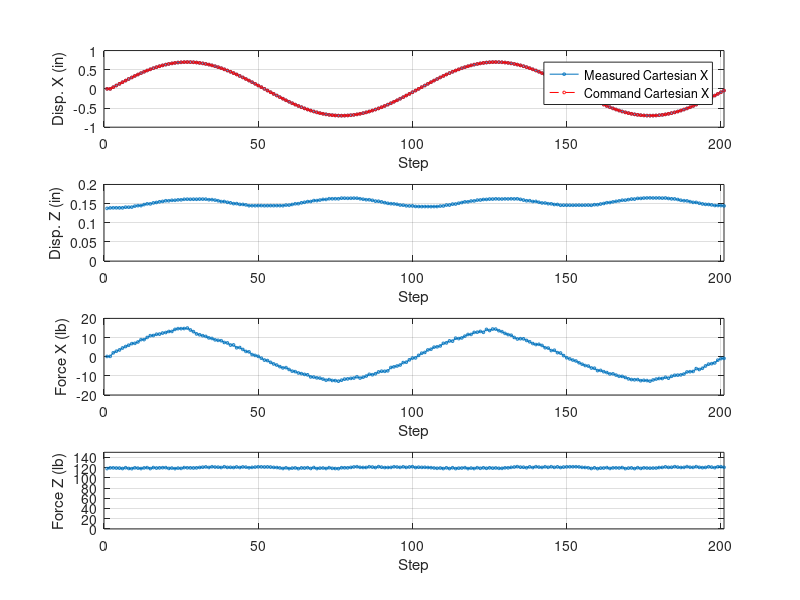
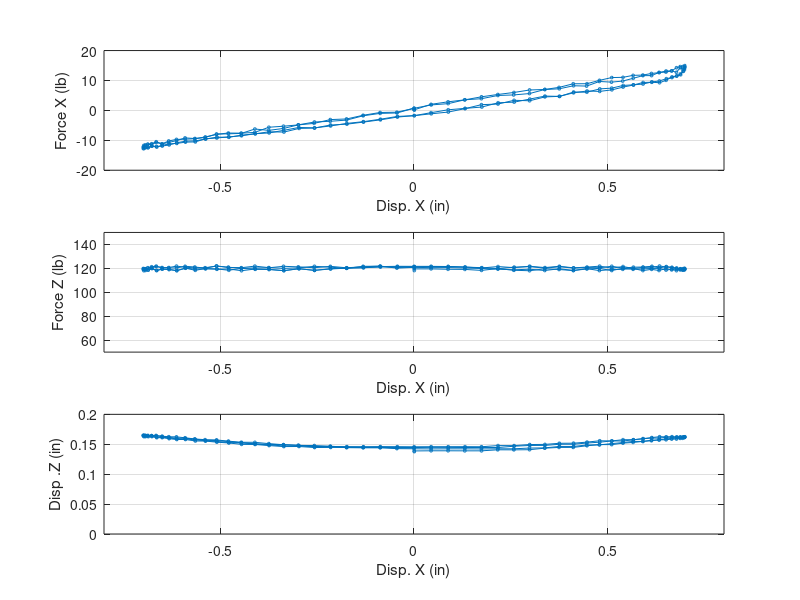
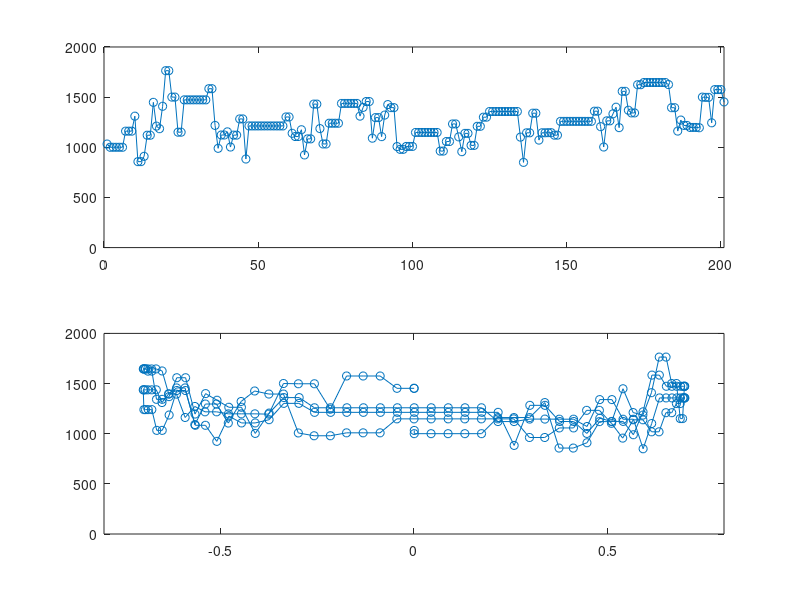

Here is the MATLAB script that generated these plots, in order:
clear all;
%close all;

load Sin07X0Z120_1.mat

fig1=figure;
bdwidth = 5;
topbdwidth = 38;
figwidth = 450;
figheight = 600;
set(0,'Units','pixels');
scnsize = get(0,'ScreenSize');
set(fig1,'Position',[bdwidth, scnsize(4)-figheight-2*topbdwidth, figwidth, figheight]);

subplot(411)
plot(data(:,25),'o-','MarkerSize',2)
hold on
plot(data(:,19),'ro--','MarkerSize',2)
grid on
axis([0 201 -1 1])
legend('Measured Cartesian X','Command Cartesian X')
xlabel('Step')
ylabel('Disp. X (in)')

subplot(412)
plot(data(:,27),'o-','MarkerSize',2)
axis([0 201 0 0.2])
grid on
xlabel('Step')
ylabel('Disp. Z (in)')

subplot(413)
plot(data(:,31),'o-','MarkerSize',2)
axis([0 201 -20 20])
grid on
xlabel('Step')
ylabel('Force X (lb)')

subplot(414)
plot(data(:,33),'o-','MarkerSize',2)
axis([0 201 0 150])
grid on
xlabel('Step')
ylabel('Force Z (lb)')

fig2=figure;
bdwidth = 5;
topbdwidth = 38;
figwidth = 450;
figheight = 600;
set(0,'Units','pixels');
scnsize = get(0,'ScreenSize');
set(fig2,'Position',[bdwidth, scnsize(4)-figheight-2*topbdwidth, figwidth, figheight]);

subplot(311)
plot(data(:,25),data(:,31),'o-','MarkerSize',2)
grid on
axis([-0.8 0.8 -20 20])
xlabel('Disp. X (in)')
ylabel('Force X (lb)')

subplot(312)
plot(data(:,25),data(:,33),'o-','MarkerSize',2)
grid on
axis([-0.8 0.8 50 150])
xlabel('Disp. X (in)')
ylabel('Force Z (lb)')

subplot(313)
plot(data(:,25),data(:,27),'o-','MarkerSize',2)
grid on
axis([-0.8 0.8 0 0.2])
xlabel('Disp. X (in)')
ylabel('Disp .Z (in)')

figure
subplot(211)
plot(data(:,39),'o-')
axis([0 201 0 2000])

subplot(212)
plot(data(:,25),data(:,39),'o-')
axis([-0.8 0.8 0 2000])

Err_X = max(abs(data(:,19)-data(:,25)))
Err_Y = max(abs(data(:,20)-data(:,26)))
Err_Z = max(abs(data(:,21)-data(:,27)))
Err_Rx = max(abs(data(:,22)-data(:,28)))
Err_Ry = max(abs(data(:,23)-data(:,29)))
Err_Rz = max(abs(data(:,24)-data(:,30)))

